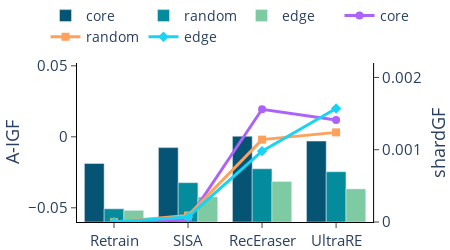

Write notebook code for a chart like this one.
### Code cell
shard = ['Retrain',"SISA","RecEraser",'UltraRE']
# fig = sp.make_subplots(rows=1, cols=1,horizontal_spacing=0.1)
core_acc = [-0.0188 ,
-0.0076 ,
0.0004 ,
-0.0030

]
random_acc = [-0.0507 ,
-0.0323 ,
-0.0225 ,
-0.0246 ,
]
edge_acc =[-0.0518 ,
-0.0423 ,
-0.0315 ,
-0.0367


]

core_acc = [x + 0.06 for x in core_acc]
random_acc = [x + 0.06 for x in random_acc]
edge_acc = [x + 0.06 for x in edge_acc]

core_no = [0,
0.00003 ,
0.00156 ,
0.00141

]
random_no = [0,
0.00009 ,
0.00114 ,
0.00124

]
edge_no =[0,
0.00007 ,
0.00098 ,
0.00157

]
fig = go.Figure()
color_dict = ['#065473', '#048c9c', '#7dcaa3', '#81c784']

fig = sp.make_subplots(specs=[[{"secondary_y": True}]])

fig.add_trace(
    go.Bar(
        x=shard,
        y=core_acc,
        # mode="lines",
        marker=dict(color=color_dict[0]),
        showlegend=show,
        name='core',
        base=-0.06
    ),secondary_y=False
)
fig.add_trace(
    go.Bar(
        x=shard,
        y=random_acc,
        # mode="lines",
        marker=dict(color=color_dict[1]),
        showlegend=show,
        name='random',
        base=-0.06
    ),secondary_y=False,)
fig.add_trace(
    go.Bar(
        x=shard,
        y=edge_acc,
        # mode="lines",
        marker=dict(color=color_dict[2]),
        showlegend=show,
        name='edge',
        base=-0.06
    ),secondary_y=False,)

fig.add_trace(
        go.Scatter(
            x=shard,
            y=core_no,
            mode="lines+markers",
            showlegend=True,
            yaxis='y2',
            name='core',
            marker=dict(symbol='circle',size=8),
            line=dict(width=3)
            # line=dict(color=color_dict[0])
    ),secondary_y=True)
fig.add_trace(
        go.Scatter(
            x=shard,
            y=random_no,
            mode="lines+markers",
            showlegend=True,
            yaxis='y2',
            name='random',
            marker=dict(symbol='square',size=8),
            line=dict(width=3)
            # line=dict(color=color_dict[1])
    ),secondary_y=True,)
fig.add_trace(
        go.Scatter(
           x=shard,
            y=edge_no,
            mode="lines+markers",
            showlegend=True,
            yaxis='y2',
            name='edge',
            marker=dict(symbol='diamond',size=8),
            line=dict(width=3)
            # line=dict(color=color_dict[2])
    ),secondary_y=True,)

fig.update_layout(
    plot_bgcolor='white',
    legend=dict(x=-0.1, y=1.4, traceorder='normal', orientation='h',font=dict(size=14)),
    width=450,
    height=250,
    font=dict(size=15),
    margin=dict(l=0, r=0, t=0, b=0),
)

fig.update_yaxes(title='A-IGF',
                 nticks=4,
                 range=(-0.06,0.052),
                 showline=True,
                 ticks="outside",
                 tickson="boundaries",
                 ticklen=5,
                 # zeroline=True,
                 linecolor="black",
                 secondary_y=False)
fig.update_yaxes(title='shardGF',
                 nticks=4,
                 range=(0,0.0022),
                 showline=True,
                 ticks="outside",
                 tickson="boundaries",
                 ticklen=5,
                 # zeroline=True,
                 linecolor="black",
                 secondary_y=True)
fig.update_xaxes(showline=True,
                 ticks="outside",
                 tickson="labels",
                 ticklen=5,
                 # zeroline=True,
                 linecolor="black")
fig.show()
fig.write_image('fair_1m.pdf', format='pdf')

### Figure 1 — Plotly figure (JSON) as saved in the notebook; plotly's stock layout.template omitted (floating-point values rounded to 4 significant figures)
{"data": [{"base": -0.06, "marker": {"color": "#065473"}, "name": "core", "showlegend": true, "x": ["Retrain", "SISA", "RecEraser", "UltraRE"], "y": [0.0412, 0.0524, 0.0604, 0.057], "type": "bar", "xaxis": "x", "yaxis": "y"}, {"base": -0.06, "marker": {"color": "#048c9c"}, "name": "random", "showlegend": true, "x": ["Retrain", "SISA", "RecEraser", "UltraRE"], "y": [0.0093, 0.0277, 0.0375, 0.0354], "type": "bar", "xaxis": "x", "yaxis": "y"}, {"base": -0.06, "marker": {"color": "#7dcaa3"}, "name": "edge", "showlegend": true, "x": ["Retrain", "SISA", "RecEraser", "UltraRE"], "y": [0.0082, 0.0177, 0.0285, 0.0233], "type": "bar", "xaxis": "x", "yaxis": "y"}, {"line": {"width": 3}, "marker": {"size": 8, "symbol": "circle"}, "mode": "lines+markers", "name": "core", "showlegend": true, "x": ["Retrain", "SISA", "RecEraser", "UltraRE"], "y": [0, 3e-05, 0.00156, 0.00141], "yaxis": "y2", "type": "scatter", "xaxis": "x"}, {"line": {"width": 3}, "marker": {"size": 8, "symbol": "square"}, "mode": "lines+markers", "name": "random", "showlegend": true, "x": ["Retrain", "SISA", "RecEraser", "UltraRE"], "y": [0, 9e-05, 0.00114, 0.00124], "yaxis": "y2", "type": "scatter", "xaxis": "x"}, {"line": {"width": 3}, "marker": {"size": 8, "symbol": "diamond"}, "mode": "lines+markers", "name": "edge", "showlegend": true, "x": ["Retrain", "SISA", "RecEraser", "UltraRE"], "y": [0, 7e-05, 0.00098, 0.00157], "yaxis": "y2", "type": "scatter", "xaxis": "x"}], "layout": {"xaxis": {"anchor": "y", "domain": [0.0, 0.94], "showline": true, "ticks": "outside", "tickson": "labels", "ticklen": 5, "linecolor": "black"}, "yaxis": {"anchor": "x", "domain": [0.0, 1.0], "title": {"text": "A-IGF"}, "nticks": 4, "range": [-0.06, 0.052], "showline": true, "ticks": "outside", "tickson": "boundaries", "ticklen": 5, "linecolor": "black"}, "yaxis2": {"anchor": "x", "overlaying": "y", "side": "right", "title": {"text": "shardGF"}, "nticks": 4, "range": [0, 0.0022], "showline": true, "ticks": "outside", "tickson": "boundaries", "ticklen": 5, "linecolor": "black"}, "legend": {"font": {"size": 14}, "x": -0.1, "y": 1.4, "traceorder": "normal", "orientation": "h"}, "font": {"size": 15}, "margin": {"l": 0, "r": 0, "t": 0, "b": 0}, "plot_bgcolor": "white", "width": 450, "height": 250}}
